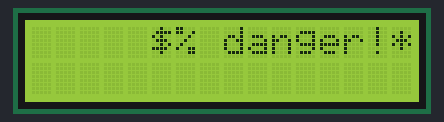
The sketch below on a simulated Arduino Uno, built with avr-gcc and run on an emulated ATmega328P. Shown: 16×2 character LCD.

Above: at 0.1 s.
At 0.6 s:
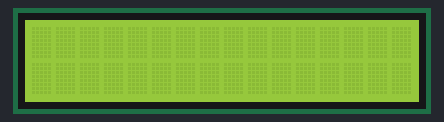

The sketch:

A14.ino
```cpp
// (licence header left out)
// include the character LCD library:
#include <LiquidCrystal.h>

// initialize LCD library with the numbers of the interface pins
LiquidCrystal lcd(12, 11, 5, 4, 3, 2);

// the setup routine runs once when you press reset:
void setup() {
  // set up the LCD's number of columns and rows:
  lcd.begin(16, 2);
  // position the LCD cursor to column 5 of row 0
  lcd.setCursor(5, 0);
  // print message to the LCD
  lcd.print("$% danger!*");
}

// the loop routine runs over and over again forever:
void loop() {
  // turn display on
  lcd.display();
  delay(500);
  // turn display off
  lcd.noDisplay();
  delay(500);
}
```

Measured:
- what the display in image 1 shows lasts 0.5 s, from 0.6 s to 1.1 s
